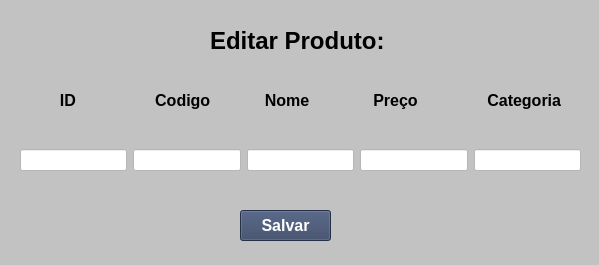
<?xml version="1.0" encoding="UTF-8"?>
<ui version="4.0">
 <class>JanelaEditarDados</class>
 <widget class="QMainWindow" name="JanelaEditarDados">
  <property name="geometry">
   <rect>
    <x>0</x>
    <y>0</y>
    <width>599</width>
    <height>265</height>
   </rect>
  </property>
  <property name="windowTitle">
   <string>EditarDados</string>
  </property>
  <property name="styleSheet">
   <string notr="true">background-color: rgb(194, 194, 194);</string>
  </property>
  <widget class="QWidget" name="centralwidget">
   <widget class="QLabel" name="lbTitulo">
    <property name="geometry">
     <rect>
      <x>210</x>
      <y>20</y>
      <width>191</width>
      <height>41</height>
     </rect>
    </property>
    <property name="font">
     <font>
      <pointsize>18</pointsize>
      <weight>75</weight>
      <bold>true</bold>
     </font>
    </property>
    <property name="text">
     <string>Editar Produto:</string>
    </property>
   </widget>
   <widget class="QWidget" name="horizontalLayoutWidget">
    <property name="geometry">
     <rect>
      <x>20</x>
      <y>130</y>
      <width>561</width>
      <height>61</height>
     </rect>
    </property>
    <layout class="QHBoxLayout" name="horizontalLayout">
     <item>
      <widget class="QLineEdit" name="inputID">
       <property name="styleSheet">
        <string notr="true">background-color: rgb(255, 255, 255);</string>
       </property>
      </widget>
     </item>
     <item>
      <widget class="QLineEdit" name="inputCodigo">
       <property name="styleSheet">
        <string notr="true">background-color: rgb(255, 255, 255);</string>
       </property>
      </widget>
     </item>
     <item>
      <widget class="QLineEdit" name="inputNome">
       <property name="styleSheet">
        <string notr="true">background-color: rgb(255, 255, 255);</string>
       </property>
      </widget>
     </item>
     <item>
      <widget class="QLineEdit" name="inputPreco">
       <property name="styleSheet">
        <string notr="true">background-color: rgb(255, 255, 255);</string>
       </property>
      </widget>
     </item>
     <item>
      <widget class="QLineEdit" name="inputCategoria">
       <property name="styleSheet">
        <string notr="true">background-color: rgb(255, 255, 255);</string>
       </property>
      </widget>
     </item>
    </layout>
   </widget>
   <widget class="QWidget" name="horizontalLayoutWidget_2">
    <property name="geometry">
     <rect>
      <x>20</x>
      <y>70</y>
      <width>561</width>
      <height>61</height>
     </rect>
    </property>
    <layout class="QHBoxLayout" name="horizontalLayout_2">
     <item>
      <widget class="QLabel" name="lbID">
       <property name="font">
        <font>
         <pointsize>12</pointsize>
         <weight>75</weight>
         <bold>true</bold>
        </font>
       </property>
       <property name="text">
        <string>         ID</string>
       </property>
       <property name="scaledContents">
        <bool>false</bool>
       </property>
      </widget>
     </item>
     <item>
      <widget class="QLabel" name="lbCodigo">
       <property name="font">
        <font>
         <pointsize>12</pointsize>
         <weight>75</weight>
         <bold>true</bold>
        </font>
       </property>
       <property name="text">
        <string>     Codigo</string>
       </property>
      </widget>
     </item>
     <item>
      <widget class="QLabel" name="lbNome">
       <property name="font">
        <font>
         <pointsize>12</pointsize>
         <weight>75</weight>
         <bold>true</bold>
        </font>
       </property>
       <property name="text">
        <string>    Nome</string>
       </property>
      </widget>
     </item>
     <item>
      <widget class="QLabel" name="lbPreco">
       <property name="font">
        <font>
         <pointsize>12</pointsize>
         <weight>75</weight>
         <bold>true</bold>
        </font>
       </property>
       <property name="text">
        <string>   Preço</string>
       </property>
      </widget>
     </item>
     <item>
      <widget class="QLabel" name="lbCategoria">
       <property name="font">
        <font>
         <pointsize>12</pointsize>
         <weight>75</weight>
         <bold>true</bold>
        </font>
       </property>
       <property name="text">
        <string>   Categoria</string>
       </property>
      </widget>
     </item>
    </layout>
   </widget>
   <widget class="QPushButton" name="btnSalvar">
    <property name="geometry">
     <rect>
      <x>240</x>
      <y>210</y>
      <width>91</width>
      <height>31</height>
     </rect>
    </property>
    <property name="font">
     <font>
      <pointsize>12</pointsize>
      <weight>75</weight>
      <bold>true</bold>
     </font>
    </property>
    <property name="styleSheet">
     <string notr="true">background-color: rgb(53, 67, 99);
color: rgb(255, 255, 255);</string>
    </property>
    <property name="text">
     <string>Salvar</string>
    </property>
   </widget>
  </widget>
 </widget>
 <resources/>
 <connections/>
</ui>
